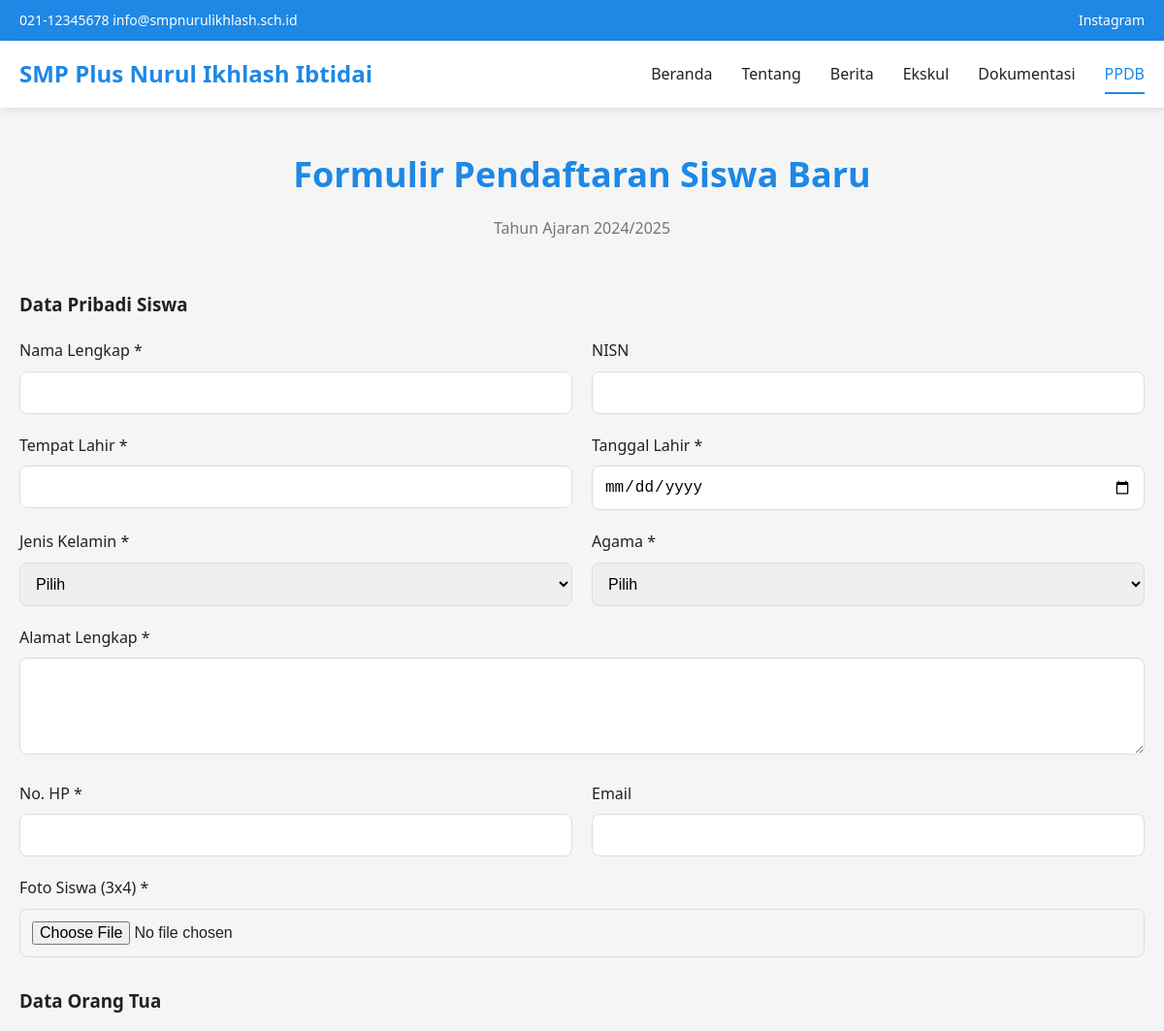
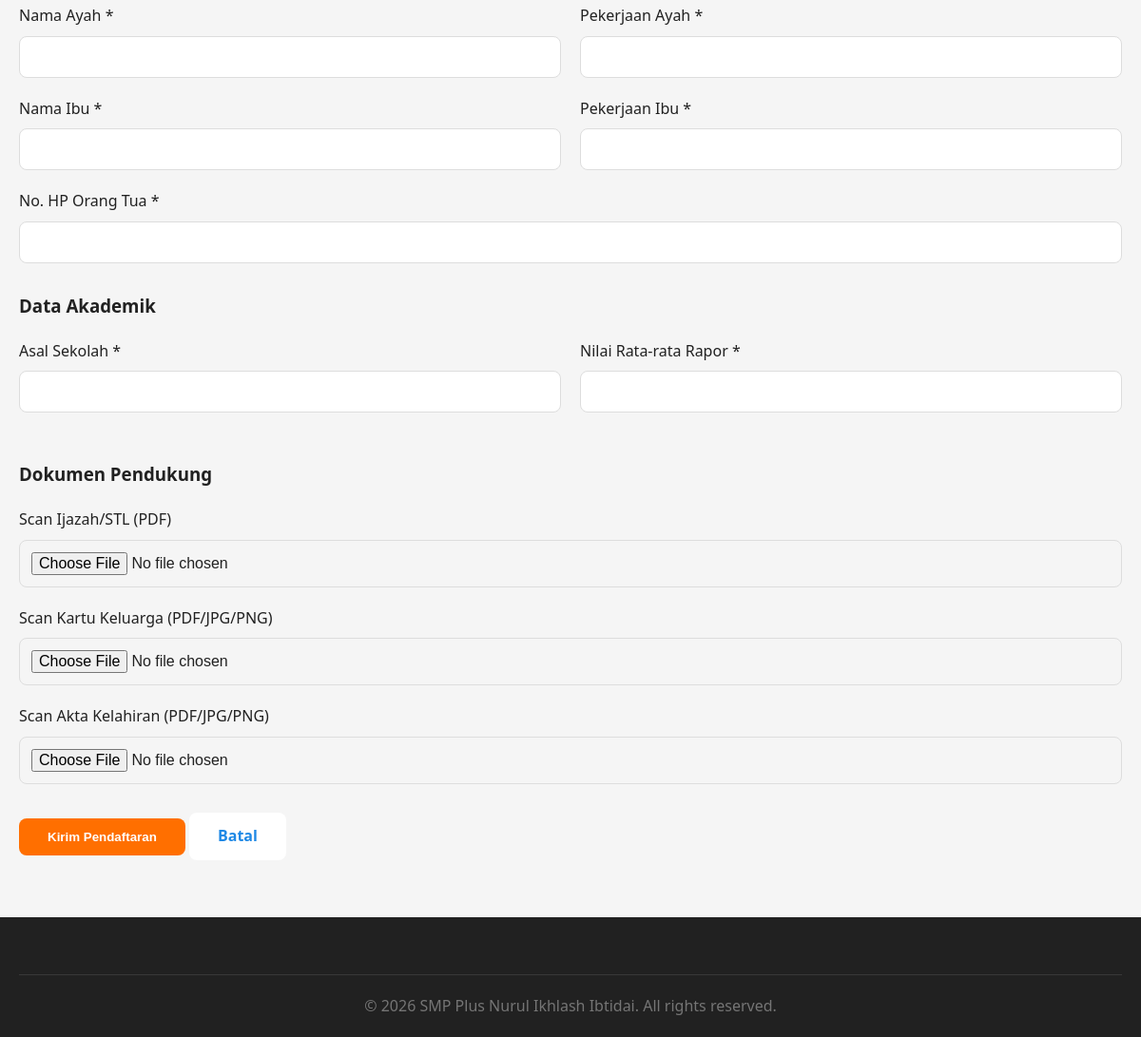
Screenshot of /pages/ppdb.php with the database file from the repository (2 pictures, top to bottom).
### tables this page shows
CREATE TABLE IF NOT EXISTS pengaturan (
    id INT AUTO_INCREMENT PRIMARY KEY,
    nama_pengaturan VARCHAR(100) NOT NULL UNIQUE,
    nilai TEXT NOT NULL,
    keterangan VARCHAR(255),
    updated_at TIMESTAMP DEFAULT CURRENT_TIMESTAMP ON UPDATE CURRENT_TIMESTAMP
);

### includes/functions.php (called while the page is built, shortened)
<?php
function get_pengaturan($nama) {
    $sql = "SELECT nilai FROM pengaturan WHERE nama_pengaturan = '$nama'";
    $result = query($sql);
    $row = fetch_assoc($result);
    return $row ? $row['nilai'] : '';
}
?>

### includes/db.php (called while the page is built, shortened)
<?php
try {
    $conn = new mysqli(DB_HOST, DB_USER, DB_PASS, DB_NAME);
    $conn->set_charset("utf8mb4");
} catch (Exception $e) {
    die("Error: " . $e->getMessage());
}
function query($sql) {
    global $conn;
    $result = $conn->query($sql);
    return $result;
}
function fetch_assoc($result) {
    return $result->fetch_assoc();
}
?>

### pages/ppdb.php (the view, shortened to what this page needs)
<?php
require_once '../includes/db.php';
require_once '../includes/functions.php';
$nama_sekolah = get_pengaturan('nama_sekolah');
$ppdb_status = get_pengaturan('ppdb_status');
$tahun_ajaran = get_pengaturan('tahun_ajaran');
?>
<!DOCTYPE html>
<html lang="id">
<head>
    <link rel="stylesheet" href="../assets/css/style.css">
</head>
<body>
    <div class="top-bar">
        <div class="container">
            <div>
                <span><i class="icon-phone"></i> <?php echo get_pengaturan('no_telepon'); ?></span>
                <span><i class="icon-email"></i> <?php echo get_pengaturan('email_sekolah'); ?></span>
            </div>
            <div>
                <a href="<?php echo get_pengaturan('instagram'); ?>" target="_blank">Instagram</a>
            </div>
        </div>
    </div>
    <header>
        <div class="navbar">
            <div class="container">
                <div class="logo">
                    <a href="../index.php"><?php echo $nama_sekolah; ?></a>
                </div>
                <ul class="nav-menu" id="primary-navigation">
                    <li><a href="../index.php">Beranda</a></li>
                    <li><a href="tentang.php">Tentang</a></li>
                    <li><a href="berita.php">Berita</a></li>
                    <li><a href="ekskul.php">Ekskul</a></li>
                    <li><a href="dokumentasi.php">Dokumentasi</a></li>
                    <li><a href="ppdb.php" class="active">PPDB</a></li>
                </ul>
            </div>
        </div>
    </header>
    <section style="padding: 40px 0;">
        <div class="container">
            <div class="section-title">
                <h2>Formulir Pendaftaran Siswa Baru</h2>
                <p>Tahun Ajaran <?php echo $tahun_ajaran; ?></p>
            </div>
            <?php if ($ppdb_status != 'buka'): ?>
                <div class="alert alert-warning text-center">
                    <h3>Pendaftaran PPDB Belum Dibuka</h3>
                    <p>Silakan cek kembali pada waktu yang telah ditentukan.</p>
                </div>
            <?php else: ?>
                <form action="" method="POST" enctype="multipart/form-data" data-validate>
                    <h3 class="mb-2">Data Pribadi Siswa</h3>
                    <div class="form-row">
                        <div class="form-group">
                            <label>Nama Lengkap *</label>
                            <input type="text" name="nama_lengkap" class="form-control" required>
                        </div>
                        <div class="form-group">
                            <label>NISN</label>
                            <input type="text" name="nisn" class="form-control">
                        </div>
                    </div>
                    <div class="form-row">
                        <div class="form-group">
                            <label>Tempat Lahir *</label>
                            <input type="text" name="tempat_lahir" class="form-control" required>
                        </div>
                        <div class="form-group">
                            <label>Tanggal Lahir *</label>
                            <input type="date" name="tanggal_lahir" class="form-control" required>
                        </div>
                    </div>
                    <div class="form-row">
                        <div class="form-group">
                            <label>Jenis Kelamin *</label>
                            <select name="jenis_kelamin" class="form-control" required>
                                <option value="">Pilih</option>
                            </select>
                        </div>
                        <div class="form-group">
                            <label>Agama *</label>
                            <select name="agama" class="form-control" required>
                                <option value="">Pilih</option>
                            </select>
                        </div>
                    </div>
                    <div class="form-group">
                        <label>Alamat Lengkap *</label>
                        <textarea name="alamat" class="form-control" required></textarea>
                    </div>
                    <div class="form-row">
                        <div class="form-group">
                            <label>No. HP *</label>
                            <input type="tel" name="no_hp" class="form-control" required>
                        </div>
                        <div class="form-group">
                            <label>Email</label>
                            <input type="email" name="email" class="form-control">
                        </div>
                    </div>
                    <div class="form-group">
                        <label>Foto Siswa (3x4) *</label>
                        <input type="file" name="foto_siswa" class="form-control" accept="image/*" required>
                    </div>
                    <h3 class="mb-2 mt-3">Data Orang Tua</h3>
                    <div class="form-row">
                        <div class="form-group">
                            <label>Nama Ayah *</label>
                            <input type="text" name="nama_ayah" class="form-control" required>
                        </div>
                        <div class="form-group">
                            <label>Pekerjaan Ayah *</label>
                            <input type="text" name="pekerjaan_ayah" class="form-control" required>
                        </div>
                    </div>
                    <div class="form-row">
                        <div class="form-group">
                            <label>Nama Ibu *</label>
                            <input type="text" name="nama_ibu" class="form-control" required>
                        </div>
                        <div class="form-group">
                            <label>Pekerjaan Ibu *</label>
                            <input type="text" name="pekerjaan_ibu" class="form-control" required>
                        </div>
                    </div>
                    <div class="form-group">
                        <label>No. HP Orang Tua *</label>
                        <input type="tel" name="no_hp_ortu" class="form-control" required>
                    </div>
                    <h3 class="mb-2 mt-3">Data Akademik</h3>
                    <div class="form-row">
                        <div class="form-group">
                            <label>Asal Sekolah *</label>
                            <input type="text" name="asal_sekolah" class="form-control" required>
                        </div>
                        <div class="form-group">
                            <label>Nilai Rata-rata Rapor *</label>
                            <input type="number" step="0.01" name="nilai_rata_rata" class="form-control" required>
                        </div>
                    </div>
                    <h3 class="mb-2 mt-3">Dokumen Pendukung</h3>
                    <div class="form-group">
                        <label>Scan Ijazah/STL (PDF)</label>
                        <input type="file" name="ijazah" class="form-control" accept=".pdf">
                    </div>
                    <div class="form-group">
                        <label>Scan Kartu Keluarga (PDF/JPG/PNG)</label>
                        <input type="file" name="kartu_keluarga" class="form-control" accept=".pdf,.jpg,.jpeg,.png">
                    </div>
                    <div class="form-group">
                        <label>Scan Akta Kelahiran (PDF/JPG/PNG)</label>
                        <input type="file" name="akta_lahir" class="form-control" accept=".pdf,.jpg,.jpeg,.png">
                    </div>
                    <div class="form-group mt-3">
                        <button type="submit" class="btn btn-primary">Kirim Pendaftaran</button>
                        <a href="../index.php" class="btn btn-secondary">Batal</a>
                    </div>
                </form>
            <?php endif; ?>
        </div>
    </section>
    <footer>
        <div class="container">
            <div class="footer-bottom">
                <p>&copy; <?php echo date('Y'); ?> <?php echo $nama_sekolah; ?>. All rights reserved.</p>
            </div>
        </div>
    </footer>
</body>
</html>

### assets/css/style.css (style rules this page uses)
* { margin: 0; padding: 0; box-sizing: border-box; }
:root { --primary-color: #1e88e5; --secondary-color: #1565c0; --accent-color: #ff6f00; --success-color: #43a047; --danger-color: #e53935; --warning-color: #fb8c00; --dark-color: #212121; --light-color: #f5f5f5; --white: #ffffff; --gray: #757575; --border-radius: 8px; --shadow: 0 2px 8px rgba(0,0,0,0.1); --transition: all 0.3s ease; }
body { font-family: 'Segoe UI', Tahoma, Geneva, Verdana, sans-serif; line-height: 1.6; color: var(--dark-color); background-color: var(--light-color); }
a { text-decoration: none; color: inherit; transition: var(--transition); }
.container { max-width: 1200px; margin: 0 auto; padding: 0 20px; }
header { background: var(--white); box-shadow: var(--shadow); position: sticky; top: 0; z-index: 1000; }
.top-bar { background: var(--primary-color); color: var(--white); padding: 10px 0; font-size: 14px; }
.top-bar .container { display: flex; justify-content: space-between; align-items: center; }
.top-bar a { color: var(--white); margin-left: 20px; }
.navbar { padding: 15px 0; }
.navbar .container { display: flex; justify-content: space-between; align-items: center; }
.logo { font-size: 24px; font-weight: bold; color: var(--primary-color); }
.nav-menu { display: flex; list-style: none; gap: 30px; }
.nav-menu a { color: var(--dark-color); font-weight: 500; padding: 10px 0; position: relative; }
.nav-menu a:hover, .nav-menu a.active { color: var(--primary-color); }
.nav-menu a::after { content: ''; position: absolute; bottom: 0; left: 0; width: 0; height: 2px; background: var(--primary-color); transition: var(--transition); }
.nav-menu a:hover::after, .nav-menu a.active::after { width: 100%; }
.btn { display: inline-block; padding: 12px 30px; border-radius: var(--border-radius); font-weight: 600; cursor: pointer; border: none; transition: var(--transition); }
.btn-primary { background: var(--accent-color); color: var(--white); }
.btn-secondary { background: var(--white); color: var(--primary-color); }
section { padding: 80px 0; }
.section-title { text-align: center; margin-bottom: 50px; }
.section-title h2 { font-size: 36px; color: var(--primary-color); margin-bottom: 15px; }
.section-title p { color: var(--gray); max-width: 600px; margin: 0 auto; }
footer { background: var(--dark-color); color: var(--white); padding: 60px 0 20px; }
.footer-bottom { text-align: center; padding-top: 20px; border-top: 1px solid rgba(255,255,255,0.1); color: var(--gray); }
.form-group { margin-bottom: 20px; }
.form-group label { display: block; margin-bottom: 8px; font-weight: 500; }
.form-control { width: 100%; padding: 12px; border: 1px solid #ddd; border-radius: var(--border-radius); font-size: 16px; transition: var(--transition); }
select.form-control { cursor: pointer; }
textarea.form-control { resize: vertical; min-height: 100px; }
.form-row { display: grid; grid-template-columns: repeat(auto-fit, minmax(200px, 1fr)); gap: 20px; }
.mt-3 { margin-top: 30px; }
.mb-2 { margin-bottom: 20px; }

### rows the page displays
pengaturan: nilai "021-12345678"
pengaturan: nilai "info@smpnurulikhlash.sch.id"
pengaturan: nilai "SMP Plus Nurul Ikhlash Ibtidai"
pengaturan: nilai "2024/2025"
